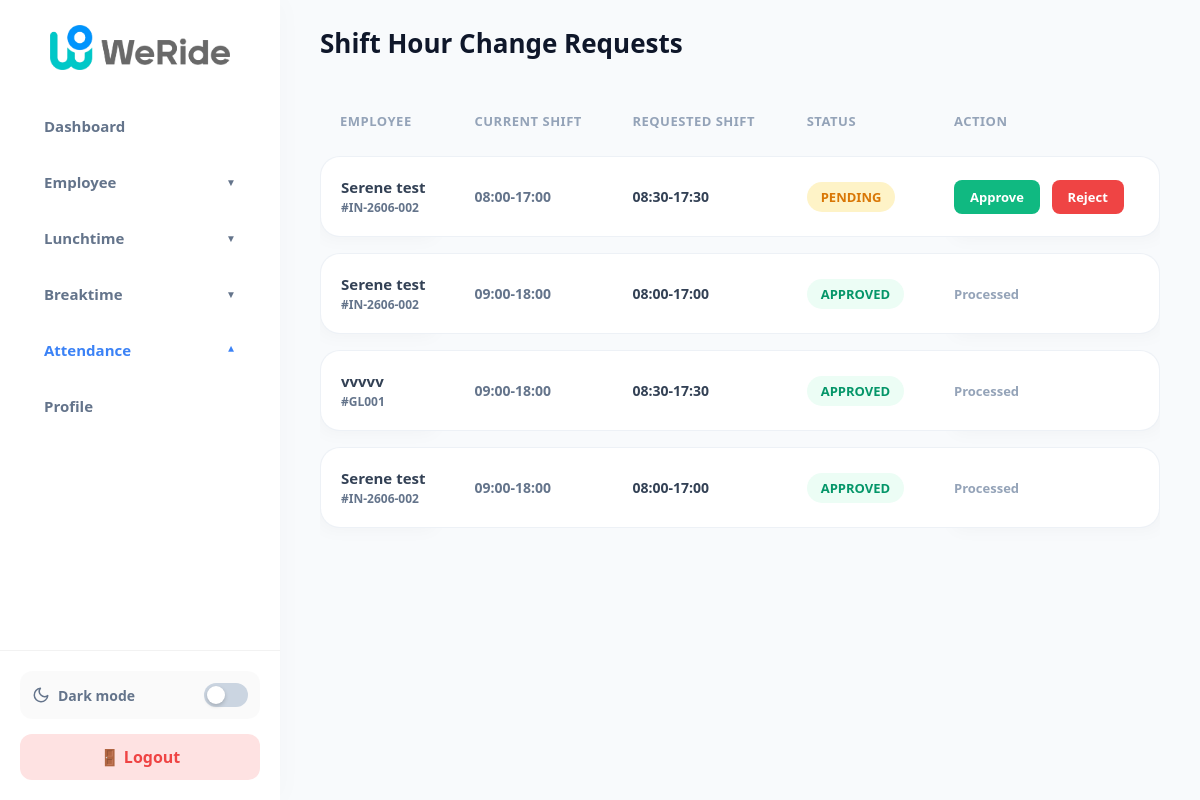
/manage_shift_requests.php (signed in), run on the app's committed database.
### tables this page shows
CREATE TABLE `shift_change_requests` (
  `id` int(11) NOT NULL AUTO_INCREMENT,
  `emp_id` varchar(50) NOT NULL,
  `current_shift` varchar(20) NOT NULL,
  `requested_shift` varchar(20) NOT NULL,
  `status` enum('pending','approved','rejected') DEFAULT 'pending',
  `created_at` timestamp NOT NULL DEFAULT current_timestamp(),
  PRIMARY KEY (`id`)
);

CREATE TABLE `employees` (
  `id` int(11) NOT NULL AUTO_INCREMENT,
  `emp_id` varchar(50) NOT NULL,
  `welabel_id` varchar(100) DEFAULT NULL,
  `name` varchar(100) NOT NULL,
  `password` varchar(255) DEFAULT NULL,
  `employment_type` varchar(50) NOT NULL,
  `role` varchar(50) DEFAULT 'employee',
  `lunch_window` varchar(50) DEFAULT '12:00-13:00',
  `created_at` timestamp NOT NULL DEFAULT current_timestamp(),
  `phone_number` varchar(20) DEFAULT NULL,
  `login_attempts` int(11) DEFAULT 0,
  `lockout_time` datetime DEFAULT NULL,
  `phone_verified` tinyint(1) DEFAULT 0,
  `phone_verification_code` varchar(10) DEFAULT NULL,
  `phone_verification_expiry` datetime DEFAULT NULL,
  `leave_status` varchar(50) DEFAULT 'active',
  `onboarding_date` date DEFAULT NULL,
  `annual_leave_quota` int(11) DEFAULT 14,
  `sick_leave_quota` int(11) DEFAULT 14,
  `unpaid_leave_quota` int(11) DEFAULT 30,
  `shift_start` time DEFAULT '09:00:00',
  `shift_end` time DEFAULT '18:00:00',
  `department` varchar(100) DEFAULT 'General',
  `annual_leave_balance` int(11) DEFAULT 14,
  `sick_leave_balance` int(11) DEFAULT 14,
  `shift_hour` varchar(20) DEFAULT '09:00-18:00',
  `group_leader_id` varchar(50) DEFAULT NULL,
  `casual_leave_balance` int(11) DEFAULT 7,
  PRIMARY KEY (`id`),
  UNIQUE KEY `emp_id` (`emp_id`),
  UNIQUE KEY `unique_emp_id` (`emp_id`),
  UNIQUE KEY `emp_id_2` (`emp_id`),
  UNIQUE KEY `emp_id_3` (`emp_id`)
);

### manage_shift_requests.php (the view, shortened to what this page needs)
<?php
include 'db_connect.php';
$role = $_SESSION['role'];
$gl_filter = $role === 'gl' ? "WHERE e.group_leader_id = '{$_SESSION['emp_id']}'" : "";
$shift_requests_sql = "
    SELECT r.*, e.name, e.employment_type
    FROM shift_change_requests r
    JOIN employees e ON r.emp_id = e.emp_id
    $gl_filter
    ORDER BY CASE WHEN r.status = 'pending' THEN 1 ELSE 2 END, r.created_at DESC
";
$shift_requests_result = mysqli_query($conn, $shift_requests_sql);
?>
<!DOCTYPE html>
<html lang="en">
<head>
    <link rel="stylesheet" href="assets/css/dark_mode.css?v=<?php echo time(); ?>">
    <link rel="stylesheet" href="assets/css/global_fixes.css?v=<?php echo time(); ?>">
</head>
<body class="<?php echo isset($_COOKIE['theme']) && $_COOKIE['theme'] === 'dark' ? 'dark-mode' : ''; ?>">
    <?php include 'sidebar.php'; ?>
    <main class="main-content">
        <header class="topbar">
            <div class="page-title">Shift Hour Change Requests</div>
        </header>
        <div class="content">
            <div class="table-container">
                <table>
                    <thead>
                        <tr>
                            <th>Employee</th>
                            <th>Current Shift</th>
                            <th>Requested Shift</th>
                            <th>Status</th>
                            <th>Action</th>
                        </tr>
                    </thead>
                    <tbody>
                        <?php if ($shift_requests_result && mysqli_num_rows($shift_requests_result) > 0): ?>
                            <?php while ($row = mysqli_fetch_assoc($shift_requests_result)): ?>
                                <tr>
                                    <td><b class="text-slate-900" style=" font-size: 15px;"><?php echo htmlspecialchars($row['name']); ?></b><br><span class="text-slate-500" style=" font-weight: 600; font-size: 12px;">#<?php echo htmlspecialchars($row['emp_id']); ?></span></td>
                                    <td class="text-slate-500" style=" font-weight: 600;"><?php echo htmlspecialchars($row['current_shift']); ?></td>
                                    <td class="text-slate-900" style=" font-weight: 700;"><?php echo htmlspecialchars($row['requested_shift']); ?></td>
                                    <td><span class="badge bg-<?php echo strtolower($row['status']); ?>"><?php echo strtoupper($row['status']); ?></span></td>
                                    <td>
                                        <?php if ($row['status'] === 'pending'): ?>
                                            <form method="POST" action="" style="display:inline;">
                                                <button type="submit" class="btn btn-approve">Approve</button>
                                            </form>
                                            <form method="POST" action="" style="display:inline;">
                                                <button type="submit" class="btn btn-reject">Reject</button>
                                            </form>
                                        <?php else: ?>
                                            <span style="color: #94a3b8; font-size: 13px; font-weight: 600;">Processed</span>
                                        <?php endif; ?>
                                    </td>
                                </tr>
                            <?php endwhile; ?>
                        <?php else: ?>
                            <tr><td colspan="5" class="text-slate-500" style="text-align:center;  padding:20px; font-weight: 600;">No shift change requests found.</td></tr>
                        <?php endif; ?>
                    </tbody>
                </table>
            </div>
        </div>
    </main>
</body>
</html>

### assets/css/dark_mode.css (style rules this page uses)
:root { --bg-light: #eef2f6; --bg-dark: #0f172a; --sidebar-light: #fff; --sidebar-dark: #1e293b; --card-light: #ffffff; --card-dark: #1e293b; --text-main-light: #0f172a; --text-main-dark: #f8fafc; --text-muted-light: #64748b; --text-muted-dark: #94a3b8; --border-light: rgba(226,232,240,0.5); --border-dark: rgba(51,65,85,0.5); --table-hover-light: rgba(0,0,0,0.08); --table-hover-dark: rgba(0,0,0,0.3); --table-row-dark: #1e293b; }

### assets/css/global_fixes.css (style rules this page uses)
select, button, .btn, input[type="submit"], input[type="button"] { -webkit-appearance: none; -moz-appearance: none; appearance: none; }
body, .main-content, .table-container, .modal-box, .content, .sidebar { -webkit-overflow-scrolling: touch; }
* { -webkit-tap-highlight-color: transparent; }
body { -webkit-font-smoothing: antialiased; -moz-osx-font-smoothing: grayscale; }
button, .btn, a, summary { touch-action: manipulation; }
.text-slate-500 { color: #64748b; }

### manage_shift_requests.php (style rules this page uses)
* { margin: 0; padding: 0; box-sizing: border-box; font-family: 'Segoe UI', Tahoma, sans-serif; }
body { display: flex; height: 100vh; background-color: #f8fafc; color: #334155; }
.main-content { flex: 1; display: flex; flex-direction: column; overflow-y: auto; background-color: #f8fafc; }
.topbar { padding: 25px 40px; display: flex; justify-content: space-between; align-items: center; background-color: #f8fafc; }
.page-title { font-size: 26px; font-weight: 700; color: #0f172a; }
.content { padding: 0 40px 40px 40px; }
.table-container { background: transparent; padding: 10px 0; margin-bottom: 30px; }
table { width: 100%; border-collapse: separate; border-spacing: 0 16px; text-align: left; font-size: 14px; }
th { padding: 0 20px 10px 20px; color: #94a3b8; font-weight: 600; font-size: 13px; text-transform: uppercase; letter-spacing: 0.5px; }
td { padding: 20px; background: #ffffff; border-top: 1px solid rgba(226,232,240,0.6); border-bottom: 1px solid rgba(226,232,240,0.6); }
td:first-child { border-radius: 20px 0 0 20px; border-left: 1px solid rgba(226,232,240,0.6); box-shadow: -10px 10px 20px -10px rgba(0,0,0,0.04); }
td:last-child { border-radius: 0 20px 20px 0; border-right: 1px solid rgba(226,232,240,0.6); box-shadow: 10px 10px 20px -10px rgba(0,0,0,0.04); }
.badge { padding: 6px 14px; border-radius: 20px; font-size: 13px; font-weight: 700; display: inline-block; text-transform: uppercase; }
.bg-pending { background-color: #fef3c7; color: #d97706; }
.bg-approved { background-color: #ecfdf5; color: #059669; }
.btn { padding: 8px 16px; border-radius: 8px; font-size: 13px; font-weight: 700; border: none; cursor: pointer; transition: 0.2s; }
.btn-approve { background: #10b981; color: white; margin-right: 8px; }
.btn-reject { background: #ef4444; color: white; }

### sidebar.php (style rules this page uses)
body { overflow-x: hidden !important; width: 100vw !important; }
.main-content { min-width: 0 !important; overflow-x: hidden !important; }
.table-container { overflow-x: auto; -webkit-overflow-scrolling: touch; width: 100%; padding-bottom: 15px; }
table { min-width: 700px; }
td, th, .badge { white-space: nowrap; }

### data on the page
shift_change_requests: employees.name "Serene test", emp "IN-2606-002", current_shift "08:00-17:00", requested_shift "08:30-17:30", status "PENDING"
shift_change_requests: employees.name "Serene test", emp "IN-2606-002", current_shift "09:00-18:00", requested_shift "08:00-17:00", status "APPROVED", shows "Processed"
shift_change_requests: employees.name "vvvvv", emp "GL001", current_shift "09:00-18:00", requested_shift "08:30-17:30", status "APPROVED", shows "Processed"
shift_change_requests: employees.name "Serene test", emp "IN-2606-002", current_shift "09:00-18:00", requested_shift "08:00-17:00", status "APPROVED", shows "Processed"
